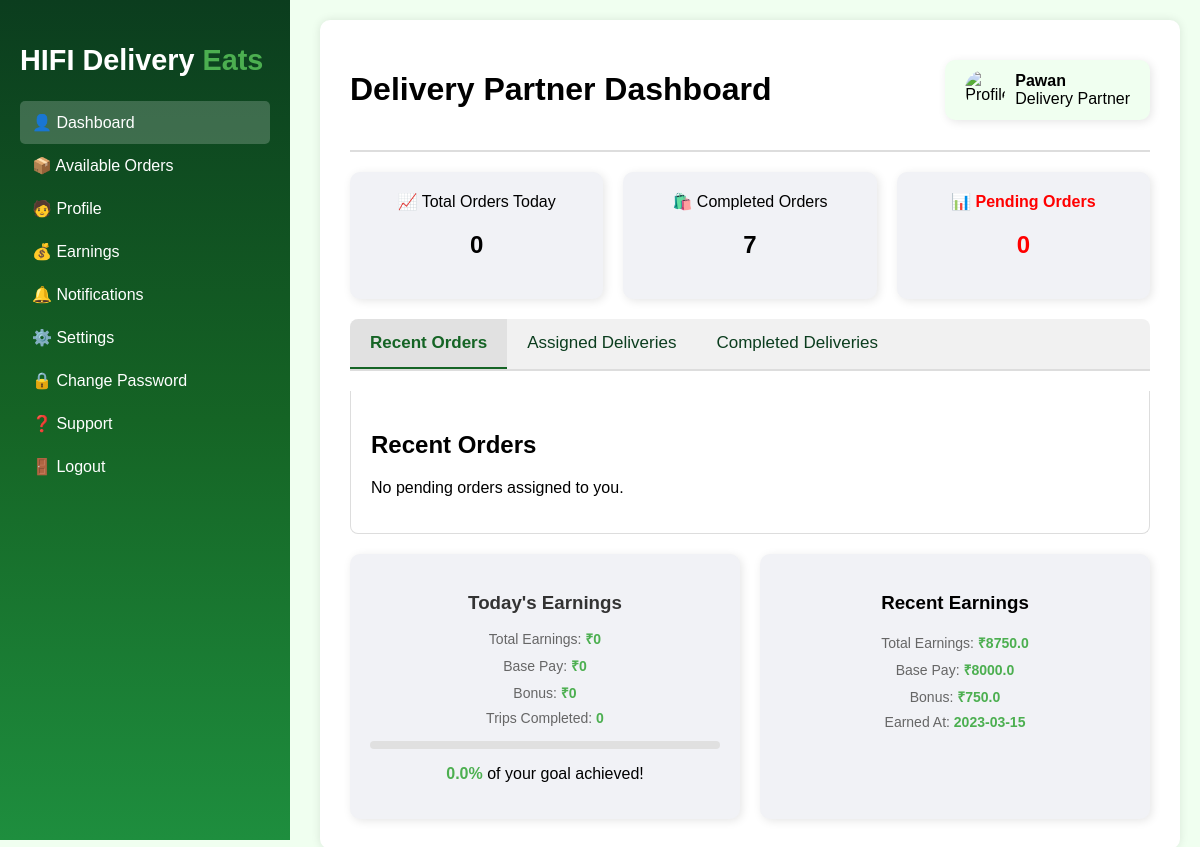
The page /delivery-agent (signed in) on the database its author committed.
### models.py (models this page shows, shortened)
class DeliveryAgent(UserMixin, db.Model):
    __tablename__ = 'delivery_agent'
    id = db.Column(db.Integer, primary_key=True)
    username = db.Column(db.String(100))
    email = db.Column(db.String(100), unique=True)
    phone = db.Column(db.Integer, unique=True, nullable=False)
    password = db.Column(db.String(100), nullable=False)
    image = db.Column(db.String(255), nullable=True, server_default='')
    bio = db.Column(db.Text, nullable=True, server_default='')
    delivery_area = db.Column(db.String(100), nullable=False)
    available_slots = db.Column(db.Boolean, nullable=False, default=True)
    id_proof = db.Column(db.String(12), nullable=False, server_default='')
    is_approved = db.Column(db.Boolean, nullable=False, server_default='0')
    is_active = db.Column(db.Boolean, nullable=False, server_default='1')

class Earnings(db.Model):
    __tablename__ = 'earnings'
    id = db.Column(db.Integer, primary_key=True)
    delivery_agent_id = db.Column(db.Integer, db.ForeignKey('delivery_agent.id'), nullable=False)
    base_pay = db.Column(db.Float, nullable=False, default=0.0)
    bonus = db.Column(db.Float, nullable=False, default=0.0)
    trips_count = db.Column(db.Integer, nullable=False, default=0)
    earned_at = db.Column(db.DateTime, default=func.now())
    delivery_agent = db.relationship('DeliveryAgent', backref='earnings')

### routes.py (the view)
    @app.route('/delivery-agent')
    def delivery_agent():
        agent = DeliveryAgent.query.get(current_user.id)
        address_subquery = (
            db.session.query(
                Address.customer_id,
                func.min(Address.address_line).label("customer_address")
            )
            .group_by(Address.customer_id)
            .subquery()
        )
        pending_orders = (
            db.session.query(
                Order.id.label("order_id"),
                Customer.id.label("customer_id"),
                Customer.username.label("customer_name"),
                Customer.phone.label("customer_phone"),
                address_subquery.c.customer_address,
                Order.status.label("order_status"),
                Order.total_price.label("order_total"),
                Order.delivery_location.label("delivery_location"),
                Order.created_at.label("order_date"),
            )
            .join(Customer, Order.user_id == Customer.id)
            .outerjoin(address_subquery, address_subquery.c.customer_id == Customer.id)
            .filter(Order.delivery_agent_id == current_user.id, Order.status == "Pending")
            .all()
        )
        assigned_orders = (
            db.session.query(
                Order.id.label("order_id"),
                Customer.id.label("customer_id"),
                Customer.username.label("customer_name"),
                Customer.phone.label("customer_phone"),
                Address.address_line.label("customer_address"),
                Order.status.label("order_status"),
                Order.total_price.label("order_total"),
                Order.delivery_location.label("delivery_location"),
                Order.created_at.label("order_date"),
            )
            .join(Customer, Order.user_id == Customer.id)
            .outerjoin(Address, Address.customer_id == Customer.id)
            .filter(Order.delivery_agent_id == current_user.id, Order.status == "Accepted")
            .group_by(Order.id, Customer.id)
            .all()
        )
        completed_orders = (
            db.session.query(
                Order.id.label("order_id"),
                Customer.id.label("customer_id"),
                Customer.username.label("customer_name"),
                Customer.phone.label("customer_phone"),
                Address.address_line.label("customer_address"),
                Order.delivery_status.label("order_status"),
                Order.total_price.label("order_total"),
                Order.delivery_location.label("delivery_location"),
                Order.created_at.label("order_date"),
            )
            .join(Customer, Order.user_id == Customer.id)
            .outerjoin(Address, Address.customer_id == Customer.id)
            .filter(Order.delivery_agent_id == current_user.id, Order.delivery_status == "Delivered")
            .group_by(Order.id, Customer.id)
            .all()
        )
        today = datetime.datetime.now()
        todays_deliveries_count = (
            db.session.query(Order)
            .filter(
                Order.delivery_agent_id == current_user.id,
                db.func.date(Order.created_at) == today,
                Order.status == "Delivered"  # Adjust if your status differs
            )
            .count()
        )
        pending_count = (
            db.session.query(Order)
            .filter(Order.delivery_agent_id == current_user.id, Order.status == "Pending")
            .count()
        )
        completed_count = (
            db.session.query(Order)
            .filter(Order.delivery_agent_id == current_user.id, Order.delivery_status == "Delivered")
            .count()
        )
        today_earnings = db.session.query(
            func.coalesce(func.sum(Earnings.base_pay), 0).label("base_pay"),
            func.coalesce(func.sum(Earnings.bonus), 0).label("bonus"),
            func.count(Earnings.id).label("delivery_count")
        ).filter(
            Earnings.delivery_agent_id == current_user.id,
            func.date(Earnings.earned_at) == func.date(func.now())
        ).first()
        recent_earning = Earnings.query.filter(
            Earnings.delivery_agent_id == current_user.id
        ).order_by(Earnings.earned_at.desc()).first()
        print(today_earnings)
        return render_template(
            'delivery_agent/dashboard.html',
            user=agent,
            pending_orders=pending_orders,
            assigned_orders=assigned_orders,
            completed_orders=completed_orders,
            todays_deliveries_count=todays_deliveries_count,
            pending_count=pending_count,
            completed_count=completed_count,
            timedelta=datetime.timedelta,
            earnings=today_earnings,
            recent_earnings=recent_earning
        )

### templates/delivery_agent/dashboard.html (shortened to what this page needs)
{% extends "delivery_agent/index.html" %} {% block content %}
<header>
  <h1>Delivery Partner Dashboard</h1>
  <div class="admin-card">
    <img
      src="{{url_for('static', filename=user.image) or 'https://img.lovepik.com/element/45001/3052.png_860.png'}}"
      alt="Profile"
      class="profile-image"
    />
    <div class="admin-info">
      <p><strong>{{ user.username }}</strong></p>
      <p class="role">Delivery Partner</p>
    </div>
  </div>
</header>
<section class="dashboard-stats">
  <div class="card">
    📈 Total Orders Today
    <h2>{{ todays_deliveries_count }}</h2>
  </div>
  <div class="card completed">
    🛍️ Completed Orders
    <h2>{{ completed_count }}</h2>
  </div>
  <div class="card pending">
    📊 Pending Orders
    <h2>{{ pending_count }}</h2>
  </div>
</section>
<div class="tab">
  <button class="tablinks" onclick="openTab(event, 'recent')" id="defaultOpen">
    Recent Orders
  </button>
  <button class="tablinks" onclick="openTab(event, 'assigned')">
    Assigned Deliveries
  </button>
  <button class="tablinks" onclick="openTab(event, 'completed')">
    Completed Deliveries
  </button>
</div>
<div id="recent" class="tabcontent">
  <h2>Recent Orders</h2>
  {% if pending_orders %}
  <table>
    <thead>
      <tr>
        <th>Order ID</th>
        <th>Order Time</th>
        <th>Customer Details</th>
        <th>Delivery Location</th>
        <th>Status</th>
        <th>Action</th>
      </tr>
    </thead>
    <tbody>
      {% for order in pending_orders %}
      <tr>
        <td>OD{{ order.order_id }}</td>
        <td>{{ order.order_date.strftime('%Y-%m-%d %H:%M:%S') }}</td>
        <td>
          {{ order.customer_name }}<br />
          {{ order.customer_phone }}
        </td>
        <td>{{ order.delivery_location }}</td>
        <td>
          {% if order.order_status == "Pending" %}
          <span class="status-value pending">{{ order.order_status }}</span>
          {% elif order.order_status == "Completed" %}
          <span class="status-value completed">{{ order.order_status }}</span>
          {% elif order.order_status == "In Progress" %}
          <span class="status-value in-progress">{{ order.order_status }}</span>
          {% else %}
          <span class="status-value">{{ order.order_status }}</span>
          {% endif %}
        </td>
        <td>
          <a
            href="{{ url_for('delivery_partner_order_detail', order_id=order.order_id) }}"
            >Details</a
          >
        </td>
      </tr>
      {% endfor %}
    </tbody>
  </table>
  {% else %}
  <p>No pending orders assigned to you.</p>
  {% endif %}
</div>
<div class="side-info">
  <div class="side-card earnings-card">
    <h3>Today's Earnings</h3>
    <div class="earnings-details">
      <p>
        Total Earnings:
        <span class="highlight">₹{{ earnings.base_pay + earnings.bonus }}</span>
      </p>
      <p>Base Pay: <span class="highlight">₹{{ earnings.base_pay }}</span></p>
      <p>Bonus: <span class="highlight">₹{{ earnings.bonus }}</span></p>
      <p>
        Trips Completed:
        <span class="highlight">{{ earnings.delivery_count }}</span>
      </p>
    </div>
    <div class="progress-bar">
    </div>
    <p>
      <span class="highlight">
        {{ ((earnings.base_pay + earnings.bonus) / 1500 * 100)|round(0,
        'floor') }}%
      </span>
      of your goal achieved!
    </p>
  </div>
  <div class="side-card recent-earnings-card">
    <h3>Recent Earnings</h3>
    <div class="earnings-details">
      <p>
        Total Earnings:
        <span class="highlight"
          >₹{{ recent_earnings.base_pay + recent_earnings.bonus }}</span
        >
      </p>
      <p>
        Base Pay: <span class="highlight">₹{{ recent_earnings.base_pay }}</span>
      </p>
      <p>Bonus: <span class="highlight">₹{{ recent_earnings.bonus }}</span></p>
      <p>
        Earned At:
        <span class="highlight">
          {% if recent_earnings.earned_at %} {{
          recent_earnings.earned_at.strftime('%Y-%m-%d') }} {% else %} N/A {%
          endif %}
        </span>
      </p>
    </div>
</div>
{% endblock content %}

### static/css/delivery_agent/index.css (style rules this page uses)
body { font-family: 'Poppins', sans-serif; margin: 0; background: #f0fff0; }
header { display: flex; justify-content: space-between; align-items: center; padding-bottom: 20px; border-bottom: 2px solid #ddd; }
.dashboard-stats { display: flex; gap: 20px; margin: 20px 0; }
.card { background: #f1f2f6; padding: 20px; border-radius: 10px; box-shadow: 2px 2px 10px rgba(0,0,0,0.1); flex: 1; text-align: center; transition: 0.3s; }
.admin-card { background: #f0fff0; padding: 10px 20px; border-radius: 10px; box-shadow: 2px 2px 10px rgba(0,0,0,0.1); display: flex; align-items: center; gap: 10px; transition: 0.3s; }
.admin-card p { margin: 0; }
.pending { color: red; font-weight: bold; }
.side-info { display: flex; gap: 20px; margin-top: 20px; }
.side-card { background: #f1f2f6; padding: 20px; border-radius: 10px; box-shadow: 2px 2px 10px rgba(0,0,0,0.1); flex: 1; transition: 0.3s; text-align: center; }
.highlight { color: #ffffff; }
.profile-image { width: 40px; height: 40px; border-radius: 50%; object-fit: cover; }
.admin-info { display: flex; flex-direction: column; }
.tab { overflow: hidden; border-bottom: 2px solid #ddd; background-color: #f1f1f1; margin-bottom: 20px; border-radius: 8px 8px 0 0; }
.tab button { background-color: inherit; float: left; border: none; outline: none; cursor: pointer; padding: 14px 20px; transition: background-color 0.3s, color 0.3s; font-size: 17px; color: #0b3d1e; }
.tab button.active { background-color: #cccccc6e; color: #156425; font-weight: bold; border-bottom: 2px solid #156425; }
.tabcontent { display: none; padding: 20px; border: 1px solid #ddd; border-top: none; animation: fadeEffect 0.5s; background: #ffffff; border-radius: 0 0 8px 8px; }
.side-info { display: flex; flex-wrap: wrap; gap: 20px; margin-top: 20px; }
.side-card { background: #f1f2f6; padding: 20px; border-radius: 10px; box-shadow: 2px 2px 10px rgba(0,0,0,0.1); flex: 1; min-width: 280px; transition: 0.3s; text-align: center; }
.earnings-card h3 { margin-bottom: 15px; color: #333; font-weight: 600; }
.earnings-details p { font-size: 14px; color: #666; margin: 8px 0; }
.highlight { color: #4caf50; font-weight: bold; }
.progress-bar { background-color: #e0e0e0; border-radius: 6px; height: 8px; margin: 15px 0; overflow: hidden; position: relative; }

### rows shown on the page
DeliveryAgent: username "Pawan"
Earnings: recent_earnings.base_pay+recent_earnings.bonus "8750.0", base_pay "8000.0", bonus "750.0", earned_at "2023-03-15"

### other values the page prints
{{ todays_deliveries_count }} "0"
{{ completed_count }} "7"
{{ pending_count }} "0"
{{ earnings.base_pay + earnings.bonus }} "0"
{{ earnings.base_pay }} "0"
{{ earnings.bonus }} "0"
{{ earnings.delivery_count }} "0"
